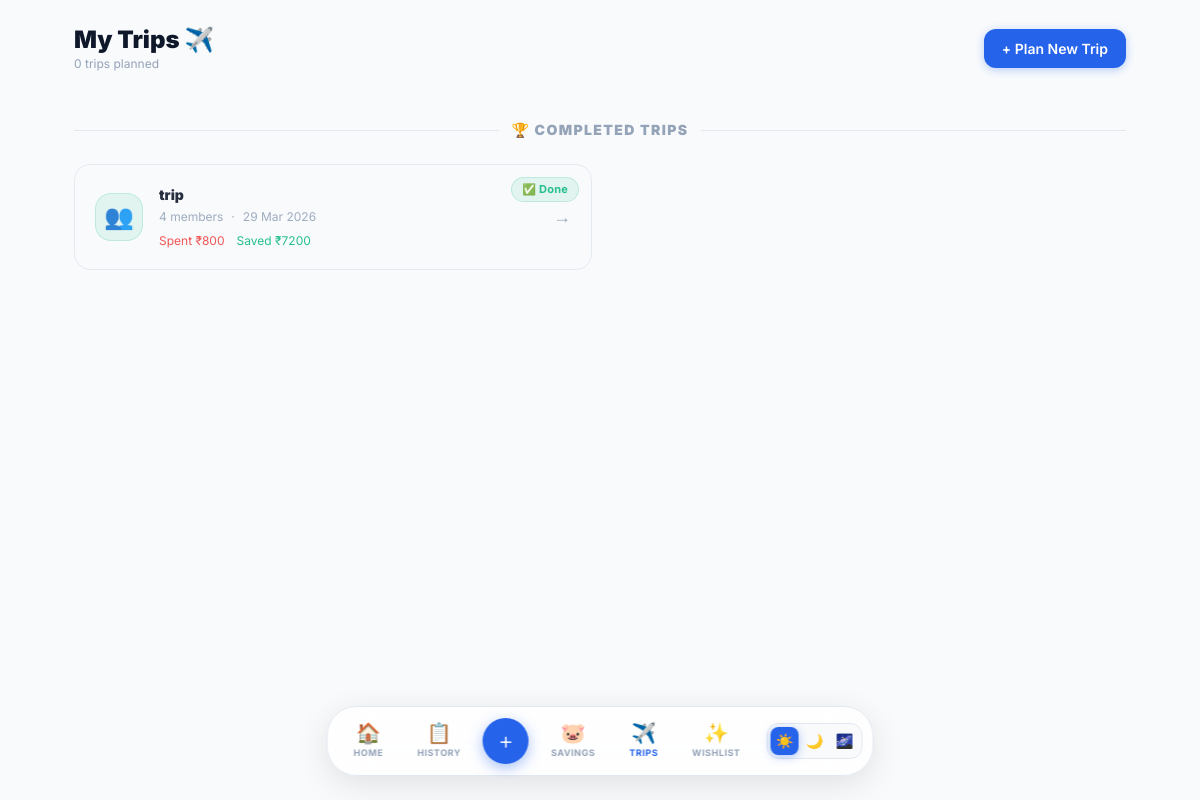
The page /events (signed in) on the database its author committed.
### app/models.py (models this page shows, shortened)
class Event(db.Model):
    id = db.Column(db.Integer, primary_key=True)
    name = db.Column(db.String(100), nullable=False)
    description = db.Column(db.Text, nullable=True)
    total_budget = db.Column(db.Float, nullable=False)
    date_created = db.Column(db.DateTime, nullable=False, default=datetime.utcnow)
    trip_type = db.Column(db.String(10), default='solo')       # 'solo' or 'group'
    member_count = db.Column(db.Integer, default=1)
    contribution_per_member = db.Column(db.Float, default=0.0)
    is_active = db.Column(db.Boolean, default=False)
    is_completed = db.Column(db.Boolean, default=False)
    completed_at = db.Column(db.DateTime, nullable=True)
    user_id = db.Column(db.Integer, db.ForeignKey('user.id'), nullable=False)
    expenses = db.relationship('Expense', backref='event_parent', lazy=True)

### app/main/routes.py (the view)
@main.route('/events')
@login_required
def list_events():
    events_raw = Event.query.filter_by(user_id=current_user.id).all()
    events_data = []
    completed_data = []
    for event in events_raw:
        event.total_budget = float(event.total_budget or 0)
        event.member_count = int(event.member_count or 1)
        event.contribution_per_member = float(event.contribution_per_member or 0)
        event.trip_type = event.trip_type or 'solo'
        event.is_completed = bool(event.is_completed)
        total_spent = sum(float(e.amount) for e in event.expenses if float(e.amount) > 0)
        remaining = event.total_budget - total_spent
        percent = (total_spent / event.total_budget * 100) if event.total_budget > 0 else 0
        row = {
            'obj': event,
            'total_spent': total_spent,
            'remaining': remaining,
            'percent': min(percent, 100),
            'over_budget': total_spent > event.total_budget
        }
        if event.is_completed:
            completed_data.append(row)
        else:
            events_data.append(row)
    return render_template('list_events.html', events=events_data, completed=completed_data)

### app/models.py (called while the page is built)
@login_manager.user_loader
def load_user(user_id):
    return User.query.get(int(user_id))

### app/templates/list_events.html (shortened to what this page needs)
{% extends "layout.html" %}
{% block content %}
<div class="flex items-center justify-between mb-8 anim-1">
    <div>
        <h1 class="text-2xl font-black" style="color:var(--text)">My Trips ✈️</h1>
        <p class="text-xs text-faint">{{ events|length }} trip{{ 's' if events|length != 1 else '' }} planned</p>
    </div>
    <a href="{{ url_for('main.new_event') }}" class="btn btn-primary">+ Plan New Trip</a>
</div>
{% if completed %}
<div class="mt-12 anim-3">
    <div class="flex items-center gap-3 mb-6">
        <div class="h-px flex-1" style="background:var(--border)"></div>
        <span class="text-sm font-black uppercase tracking-widest" style="color:var(--text3)">🏆 Completed Trips</span>
        <div class="h-px flex-1" style="background:var(--border)"></div>
    </div>
    <div class="grid grid-cols-1 md:grid-cols-2 gap-4">
        {% for data in completed %}
        <div class="rounded-2xl p-5 flex items-center gap-4 relative overflow-hidden"
             style="background:var(--card2); border:1px solid var(--border); opacity:0.9;">
            <div class="absolute top-3 right-3">
                <span class="badge badge-green text-[10px]">✅ Done</span>
            </div>
            <div class="w-12 h-12 rounded-2xl flex items-center justify-center text-2xl flex-shrink-0"
                 style="background:rgba(16,185,129,0.1); border:1px solid rgba(16,185,129,0.2);">
                {% if data.obj.trip_type == 'group' %}👥{% else %}🧍{% endif %}
            </div>
            <div class="flex-1 min-w-0">
                <p class="font-black text-sm" style="color:var(--text)">{{ data.obj.name }}</p>
                <div class="flex flex-wrap gap-2 mt-1 text-xs text-faint">
                    {% if data.obj.trip_type == 'group' %}
                    <span>{{ data.obj.member_count }} members</span>
                    <span>·</span>
                    {% endif %}
                    {% if data.obj.completed_at %}
                    <span>{{ data.obj.completed_at.strftime('%d %b %Y') }}</span>
                    {% endif %}
                </div>
                <div class="flex gap-3 mt-2">
                    <span class="text-xs" style="color:var(--red)">Spent ₹{{ "%.0f"|format(data.total_spent) }}</span>
                    <span class="text-xs" style="color:{% if data.remaining >= 0 %}var(--green){% else %}var(--red){% endif %}">
                        {% if data.remaining >= 0 %}Saved ₹{{ "%.0f"|format(data.remaining) }}{% else %}Over ₹{{ "%.0f"|format(data.remaining|abs) }}{% endif %}
                    </span>
                </div>
            </div>
            <a href="{{ url_for('main.trip_detail', event_id=data.obj.id) }}"
               class="text-faint hover:text-accent transition text-lg flex-shrink-0">→</a>
        </div>
        {% endfor %}
    </div>
</div>
{% endif %}
{% endblock %}

### app/templates/layout.html (style rules this page uses)
*, *::before, *::after { font-family: 'Inter', sans-serif; box-sizing: border-box; margin: 0; padding: 0; }
html { -webkit-font-smoothing: antialiased; }
[data-theme="bright"] { --bg:#F8FAFC;--bg2:#fff;--card:#fff;--card2:#F8FAFC;--card3:#F1F5F9;--border:#E2E8F0;--border2:#F1F5F9;--text:#0F172A;--text2:#64748B;--text3:#94A3B8;--accent:#2563EB;--accent2:#3B82F6;--accent3:#06B6D4;--green:#10B981;--red:#EF4444;--orange:#F59E0B;--amber:#F97316;--nav-bg:rgba(255,255,255,0.85);--nav-border:#E2E8F0;--shadow:0 1px 3px rgba(0,0,0,0.05);--shadow-lg:0 4px 16px rgba(0,0,0,0.06);--shadow-xl:0 20px 50px rgba(0,0,0,0.04);--glow:0 0 0 3px rgba(37,99,235,0.15); }
body { background:var(--bg); color:var(--text); min-height:100vh; }
.btn { display:inline-flex; align-items:center; gap:6px; font-weight:600; border-radius:12px; padding:9px 18px; font-size:14px; cursor:pointer; border:none; text-decoration:none; }
.btn-primary { background:var(--accent); color:white; box-shadow:0 2px 8px rgba(37,99,235,0.3); }
.badge { display:inline-flex; align-items:center; padding:3px 10px; border-radius:999px; font-size:11px; font-weight:700; letter-spacing:0.02em; }
.badge-green { background:rgba(16,185,129,0.1); color:var(--green); border:1px solid rgba(16,185,129,0.2); }
.anim-1 { animation:fadeUp 0.4s 0.05s ease both; }
.anim-3 { animation:fadeUp 0.4s 0.20s ease both; }
.text-faint { color:var(--text3); }

### rows shown on the page
Event: trip_type "group" (drawn), obj.name "trip", obj.member_count "4", obj.completed_at "29 Mar 2026"

### other values the page prints
{{ events|length }} "0"
{{ 's' if events|length != 1 else '' }} "s"
{{ "%.0f"|format(data.total_spent) }} "800"
{{ "%.0f"|format(data.remaining) }} "7200"
